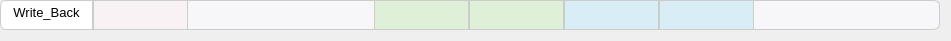
   <widget class="QWidget" name="horizontalLayoutWidget">
    <property name="geometry">
     <rect>
      <x>20</x>
      <y>30</y>
      <width>951</width>
      <height>32</height>
     </rect>
    </property>
    <layout class="QHBoxLayout" name="horizontalLayout_1">
     <property name="spacing">
      <number>0</number>
     </property>
     <property name="sizeConstraint">
      <enum>QLayout::SetDefaultConstraint</enum>
     </property>
     <property name="leftMargin">
      <number>0</number>
     </property>
     <property name="topMargin">
      <number>0</number>
     </property>
     <item>
      <widget class="QTextEdit" name="W_stat">
       <property name="enabled">
        <bool>true</bool>
       </property>
       <property name="sizePolicy">
        <sizepolicy hsizetype="Expanding" vsizetype="Expanding">
         <horstretch>0</horstretch>
         <verstretch>0</verstretch>
        </sizepolicy>
       </property>
       <property name="minimumSize">
        <size>
         <width>0</width>
         <height>0</height>
        </size>
       </property>
       <property name="maximumSize">
        <size>
         <width>1000</width>
         <height>30</height>
        </size>
       </property>
       <property name="font">
        <font>
         <weight>87</weight>
         <bold>true</bold>
        </font>
       </property>
       <property name="focusPolicy">
        <enum>Qt::NoFocus</enum>
       </property>
       <property name="styleSheet">
        <string notr="true">QTextEdit{
	font-weight: 700;
    background-color: #fff;
	border-style:outset;
    border: 1px solid;
    border-radius: 6px;
    border-color: #ccc;
    border-top-right-radius: 0;
    border-bottom-right-radius: 0;
}</string>
       </property>
       <property name="readOnly">
        <bool>true</bool>
       </property>
       <property name="html">
        <string>&lt;!DOCTYPE HTML PUBLIC &quot;-//W3C//DTD HTML 4.0//EN&quot; &quot;http://www.w3.org/TR/REC-html40/strict.dtd&quot;&gt;
&lt;html&gt;&lt;head&gt;&lt;meta name=&quot;qrichtext&quot; content=&quot;1&quot; /&gt;&lt;style type=&quot;text/css&quot;&gt;
p, li { white-space: pre-wrap; }
&lt;/style&gt;&lt;/head&gt;&lt;body style=&quot; font-family:'SimSun'; font-size:9pt; font-weight:696; font-style:normal;&quot;&gt;
&lt;p align=&quot;center&quot; style=&quot; margin-top:0px; margin-bottom:0px; margin-left:0px; margin-right:0px; -qt-block-indent:0; text-indent:0px;&quot;&gt;&lt;span style=&quot; font-size:10pt; font-weight:400;&quot;&gt;Write_Back&lt;/span&gt;&lt;/p&gt;&lt;/body&gt;&lt;/html&gt;</string>
       </property>
      </widget>
     </item>
     <item>
      <widget class="QLineEdit" name="W_icode">
       <property name="sizePolicy">
        <sizepolicy hsizetype="Expanding" vsizetype="Expanding">
         <horstretch>0</horstretch>
         <verstretch>0</verstretch>
        </sizepolicy>
       </property>
       <property name="minimumSize">
        <size>
         <width>95</width>
         <height>0</height>
        </size>
       </property>
       <property name="maximumSize">
        <size>
         <width>1000</width>
         <height>30</height>
        </size>
       </property>
       <property name="styleSheet">
        <string notr="true">QLineEdit{
	font-weight: 700;
	color: #c7254e;
	background-color: #f9f2f4;
	border-style:outset;
    border: 1px solid;
    border-color: #ccc;
}</string>
       </property>
       <property name="readOnly">
        <bool>true</bool>
       </property>
      </widget>
     </item>
     <item>
      <widget class="QTextEdit" name="textEdit_3">
       <property name="sizePolicy">
        <sizepolicy hsizetype="Expanding" vsizetype="Expanding">
         <horstretch>0</horstretch>
         <verstretch>0</verstretch>
        </sizepolicy>
       </property>
       <property name="maximumSize">
        <size>
         <width>1000</width>
         <height>30</height>
        </size>
       </property>
       <property name="styleSheet">
        <string notr="true">QTextEdit{
    background-color: #f7f7f9;
	border-style:outset;
    border: 1px solid;
    border-color: #ccc;
	margin-left:-1px;
	margin-right:-1px;
}</string>
       </property>
       <property name="lineWidth">
        <number>1</number>
       </property>
       <property name="readOnly">
        <bool>true</bool>
       </property>
      </widget>
     </item>
     <item>
      <widget class="QTextEdit" name="textEdit_4">
       <property name="maximumSize">
        <size>
         <width>1000</width>
         <height>30</height>
        </size>
       </property>
       <property name="styleSheet">
        <string notr="true">QTextEdit{
    background-color: #f7f7f9;
	border-style:outset;
    border: 1px solid;
    border-color: #ccc;
	margin-left:-1px;
	margin-right:-1px;
}</string>
       </property>
       <property name="readOnly">
        <bool>true</bool>
       </property>
      </widget>
     </item>
     <item>
      <widget class="QLineEdit" name="W_valE">
       <property name="sizePolicy">
        <sizepolicy hsizetype="Expanding" vsizetype="Expanding">
         <horstretch>0</horstretch>
         <verstretch>0</verstretch>
        </sizepolicy>
       </property>
       <property name="minimumSize">
        <size>
         <width>95</width>
         <height>0</height>
        </size>
       </property>
       <property name="maximumSize">
        <size>
         <width>1000</width>
         <height>30</height>
        </size>
       </property>
       <property name="styleSheet">
        <string notr="true">QLineEdit{
	font-weight: 700;
	color: #3c763d;
	background-color: #dff0d8;
	border-style:outset;
    border: 1px solid;
    border-color: #ccc;
}</string>
       </property>
       <property name="readOnly">
        <bool>true</bool>
       </property>
      </widget>
     </item>
     <item>
      <widget class="QLineEdit" name="W_valM">
       <property name="sizePolicy">
        <sizepolicy hsizetype="Expanding" vsizetype="Expanding">
         <horstretch>0</horstretch>
         <verstretch>0</verstretch>
        </sizepolicy>
       </property>
       <property name="minimumSize">
        <size>
         <width>95</width>
         <height>0</height>
        </size>
       </property>
       <property name="maximumSize">
        <size>
         <width>1000</width>
         <height>30</height>
        </size>
       </property>
       <property name="styleSheet">
        <string notr="true">QLineEdit{
	font-weight: 700;
	color: #3c763d;
	background-color: #dff0d8;
	border-style:outset;
    border: 1px solid;
    border-color: #ccc;
}</string>
       </property>
       <property name="readOnly">
        <bool>true</bool>
       </property>
      </widget>
     </item>
     <item>
      <widget class="QLineEdit" name="W_dstE">
       <property name="sizePolicy">
        <sizepolicy hsizetype="Expanding" vsizetype="Expanding">
         <horstretch>0</horstretch>
         <verstretch>0</verstretch>
        </sizepolicy>
       </property>
       <property name="minimumSize">
        <size>
         <width>95</width>
         <height>0</height>
        </size>
       </property>
       <property name="maximumSize">
        <size>
         <width>1000</width>
         <height>30</height>
        </size>
       </property>
       <property name="styleSheet">
        <string notr="true">QLineEdit{
	font-weight: 700;
	color: #31708f;
	background-color: #d9edf7;
	border-style:outset;
    border: 1px solid;
    border-color: #ccc;
}</string>
       </property>
       <property name="readOnly">
        <bool>true</bool>
       </property>
      </widget>
     </item>
     <item>
      <widget class="QLineEdit" name="W_dstM">
       <property name="sizePolicy">
        <sizepolicy hsizetype="Expanding" vsizetype="Expanding">
         <horstretch>0</horstretch>
         <verstretch>0</verstretch>
        </sizepolicy>
       </property>
       <property name="minimumSize">
        <size>
         <width>95</width>
         <height>0</height>
        </size>
       </property>
       <property name="maximumSize">
        <size>
         <width>1000</width>
         <height>30</height>
        </size>
       </property>
       <property name="styleSheet">
        <string notr="true">QLineEdit{
	font-weight: 700;
	color: #31708f;
	background-color: #d9edf7;
	border-style:outset;
    border: 1px solid;
    border-color: #ccc;
}</string>
       </property>
       <property name="readOnly">
        <bool>true</bool>
       </property>
      </widget>
     </item>
     <item>
      <widget class="QTextEdit" name="textEdit_9">
       <property name="maximumSize">
        <size>
         <width>1000</width>
         <height>30</height>
        </size>
       </property>
       <property name="styleSheet">
        <string notr="true">QTextEdit{
    background-color: #f7f7f9;
	border-style:outset;
    border: 1px solid;
    border-color: #ccc;
	margin-left:-1px;
	margin-right:-1px;
}</string>
       </property>
       <property name="readOnly">
        <bool>true</bool>
       </property>
      </widget>
     </item>
     <item>
      <widget class="QTextEdit" name="textEdit_10">
       <property name="maximumSize">
        <size>
         <width>1000</width>
         <height>30</height>
        </size>
       </property>
       <property name="styleSheet">
        <string notr="true">QTextEdit{
    background-color: #f7f7f9;
	border-style:outset;
    border: 1px solid;
    border-radius: 6px;
    border-color: #ccc;
    border-top-left-radius: 0;
    border-bottom-left-radius: 0;
	margin-left:-1px;
}</string>
       </property>
       <property name="readOnly">
        <bool>true</bool>
       </property>
      </widget>
     </item>
    </layout>
   </widget>
